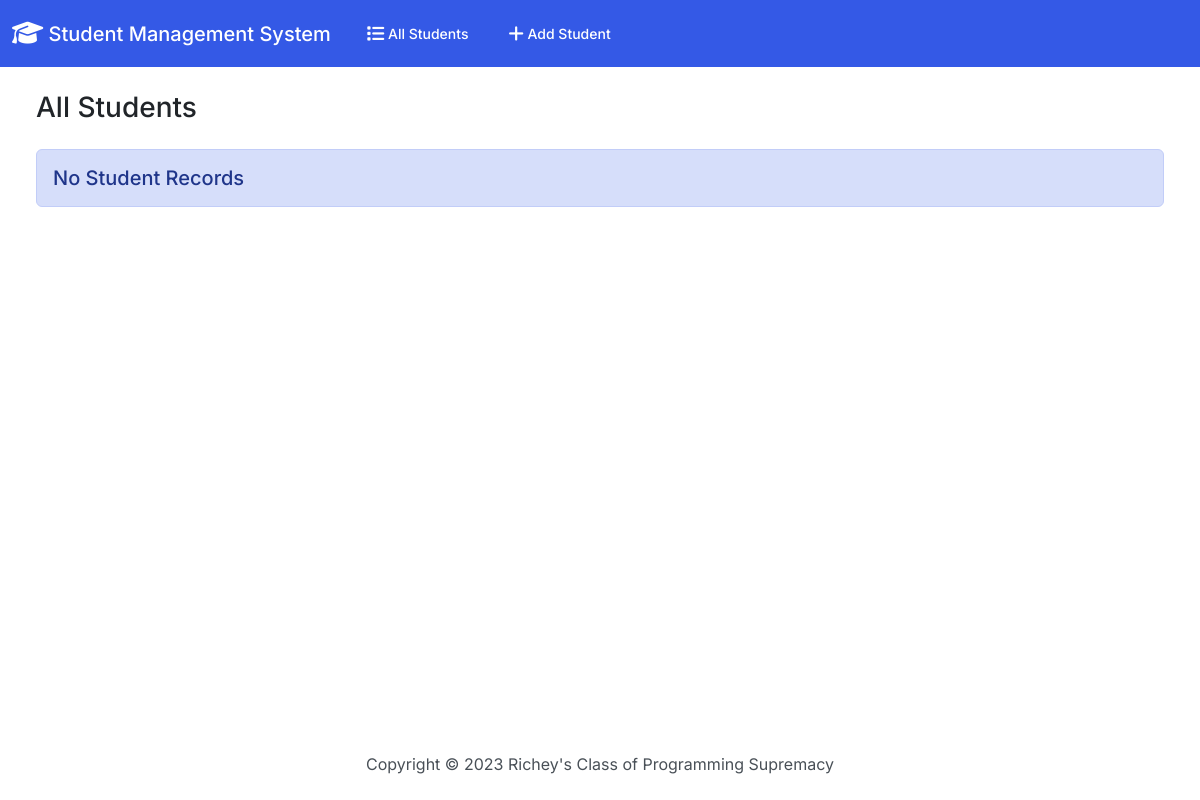
/, run on an earlier commit of the app's database.
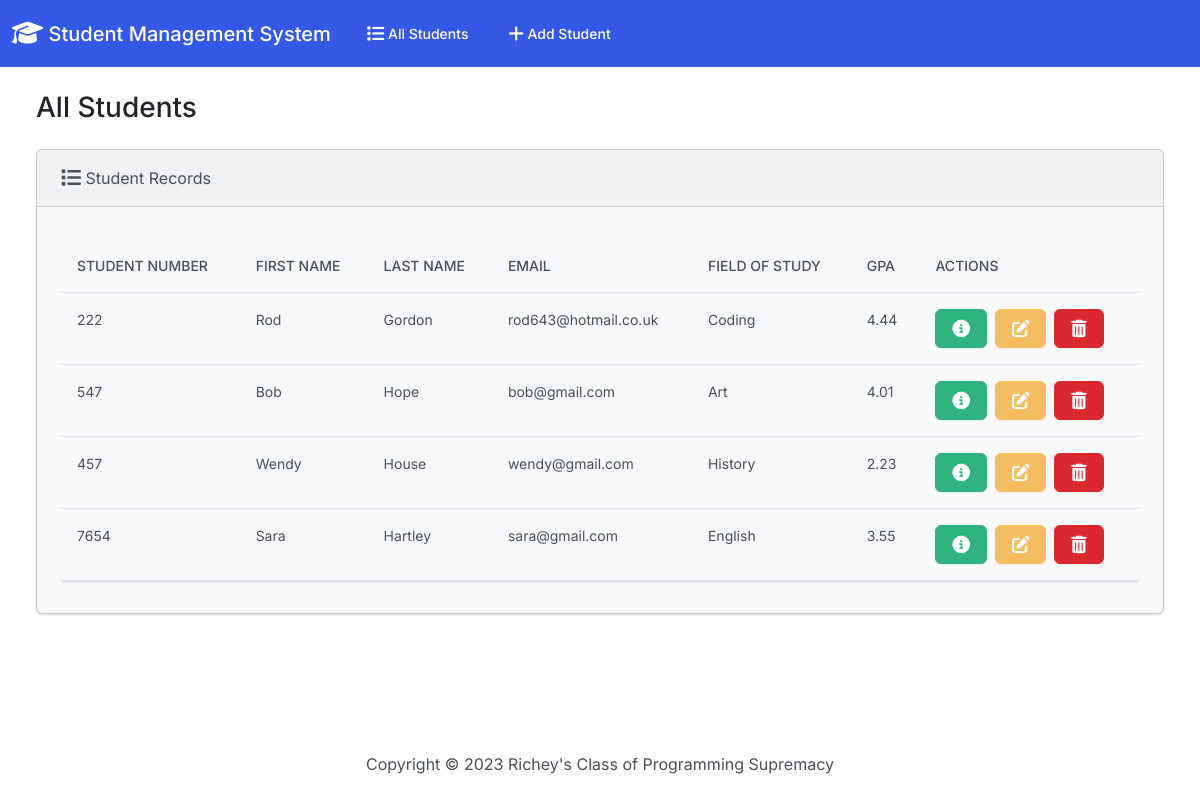
And on a later commit of the database.
### students/models.py (models this page shows, shortened)
class Student(models.Model):
    student_number = models.PositiveIntegerField()
    first_name = models.CharField(max_length=50)
    last_name = models.CharField(max_length=50)
    email = models.EmailField(max_length=100)
    field_of_study = models.CharField(max_length=50)
    gpa = models.FloatField()

### students/views.py (the view)
# urls.py: path('', views.index, name='index'),
def index(request):
    return render(request, "students/index.html", {"students": Student.objects.all()})

### students/templates/students/index.html (shortened to what this page needs)
{% extends "students/base.html" %}
{% block body %}
<h3 class="m-4">All Students</h3>
<div class="row">
    <div class="col-12">
      {% if students %}
      <div class="card bg-light ms-4 me-4 mb-4">
        <div class="card-header">
          <i class="fa-solid fa-list fa-lg"></i> Student Records
        </div>
        <div class="card-body">
          <div class="table-responsive">
            <table class="table table-hover">
              <thead>
                <tr>
                  <th scope="col">Student Number</th>
                  <th scope="col">First Name</th>
                  <th scope="col">Last Name</th>
                  <th scope="col">Email</th>
                  <th scope="col">Field of Study</th>
                  <th scope="col">GPA</th>
                  <th scope="col">Actions</th>
                </tr>
              </thead>
              <tbody>
                {% for student in students %}
                <tr>
                  <td>{{student.student_number}}</td>
                  <td>{{student.first_name}}</td>
                  <td>{{student.last_name}}</td>
                  <td>{{student.email}}</td>
                  <td>{{student.field_of_study}}</td>
                  <td>{{student.gpa}}</td>
                  <td>
                    <button type="button" class="btn btn-success me-1" href="{% url 'view_student' student.id %}" data-bs-toggle="modal" data-bs-target="#myModal{{student.id}}">
                    </button>
                    <a href="{% url 'edit' student.id %}" class="btn btn-warning me-1">
                    </a>
                    <button type="button" class="btn btn-danger" data-bs-toggle="modal" data-bs-target="#delete{{student.id}}">
                    </button>
                  </td>
                </tr>
                {% endfor %}
              </tbody>
            </table>
          </div>
        </div>
      </div>
      {% else %}
      <h5 class="alert alert-primary ms-4 me-4">No Student Records</h5>
      {% endif %}
    </div>
</div>
{% endblock %}

### students/templates/students/base.html (shortened to what this page needs)
{% load static %}
<!DOCTYPE html>
<html lang="en">
<head>
    <link rel="stylesheet" href="{% static 'css/bootstrap.min.css' %}">
    <link rel="stylesheet" href="https://cdnjs.cloudflare.com/ajax/libs/font-awesome/6.4.0/css/all.min.css"/>
</head>
<body class="d-flex flex-column min-vh-100">
    <nav class="navbar navbar-expand-lg navbar-dark bg-primary">
        <div class="container-fluid">
          <a class="navbar-brand" href="{% url 'index' %}">
            <i class="fa-solid fa-graduation-cap fa-lg"></i> Student Management System</a>
          <div class="collapse navbar-collapse" id="navbarColor01">
            <ul class="navbar-nav me-auto">
              <li class="nav-item">
                <a class="nav-link" href="{% url 'index' %}">
                     All Students</a>
              </li>
              <li class="nav-item">
                <a class="nav-link" href="{% url 'add' %}">
                     Add Student</a>
              </li>
            </ul>
          </div>
        </div>
      </nav>
      <div class="container-fluid">
        {% block body %}
        {% endblock %}
      </div>
      <footer class="mt-auto mb-4">
        <div class="text-center">
            <span>
                Copyright &copy; <script>document.write(new Date().getFullYear())</script> Richey's Class of Programming Supremacy
            </span>
        </div>
      </footer>
</body>
</html>

What changed in the data, as far as the page shows it:
added Student: student_number "222", first_name "Rod", last_name "Gordon", email "rod643@hotmail.co.uk", field_of_study "Coding", gpa "4.44"
added Student: student_number "547", first_name "Bob", last_name "Hope", email "bob@gmail.com", field_of_study "Art", gpa "4.01"
added Student: student_number "457", first_name "Wendy", last_name "House", email "wendy@gmail.com", field_of_study "History", gpa "2.23"
added Student: student_number "7654", first_name "Sara", last_name "Hartley", email "sara@gmail.com", field_of_study "English", gpa "3.55"
Also different on the page:
text no longer shown: "No Student Records"
text now shown: "Student Records STUDENT NUMBER FIRST NAME LAST NAME EMAIL FIELD OF STUDY GPA ACTIONS"
